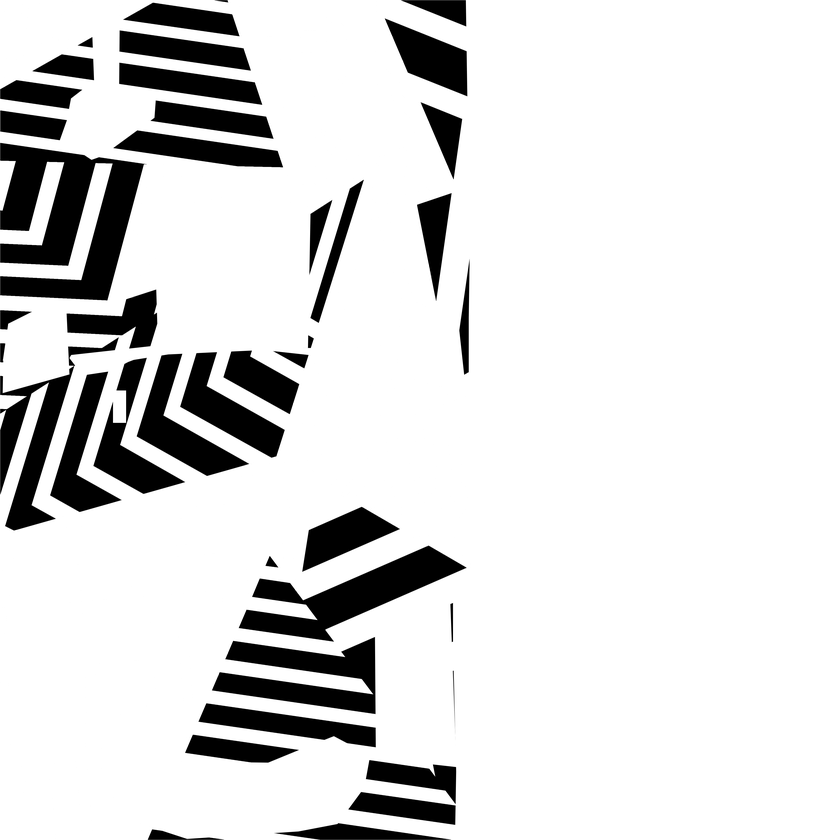
#> input picture acc/EVO2DAZZLE.png, 840 x 840 px, shrunk from 4096 x 4096 before the run
$ python livery_classes.py
#> lines starting #> are read from the running program, lines starting #| are printed output that depends on the picture
### changeColour.py
from PIL import Image  # chat gpt did all this low-key


def change_colour(image_path, target_color, replacement_color, tolerance=0):
    """
    Change a specific color in an image to another color.

    Parameters:
        image_path (str): Path to the input image.
        target_color (tuple): RGB tuple representing the color to be replaced (e.g., (R, G, B)).
        replacement_color (tuple): RGB tuple representing the color to replace with (e.g., (R, G, B)).
        tolerance (int, optional): Color tolerance to match the target color (default is 0).

    Returns:
        Image object: The modified image.
    """
    img = Image.open(image_path)
    # Convert the image to RGBA mode to handle transparency
    img = img.convert("RGBA")

    data = img.getdata()
    new_data = []

    for item in data:
        # Check if the pixel color is similar to the target color within the tolerance
        if (
            abs(item[0] - target_color[0]) <= tolerance
            and abs(item[1] - target_color[1]) <= tolerance
            and abs(item[2] - target_color[2]) <= tolerance
        ):
            # Preserve the original alpha value
            new_data.append(replacement_color + (item[3],))
        else:
            new_data.append(item)

    img.putdata(new_data)
    return img


# [11 lines that do not run on import are left out]

### livery_classes.py
from changeColour import change_colour

import os

def hexToTuple(hex):
  return tuple(int(hex[i:i+2], 16) for i in (0, 2, 4))

currentDirectory = os.getcwd()
accCarModels = [{"carModelType": 31 , "dazzleTemplate":"EVO2DAZZLE.png"}]

class ACCLivery:
    def __init__(self):
        self.folderName = "DEFAULT REV"
        self.inGameName = "DEFAULT REV"
        self.carModelType = 31  # AUDI EVO 2
        self.baseColour = 341  # Black
        self.baseMaterialId = 0  # Glossy
        self.rimColour = 1
        self.rimMaterialId = 0
        self.rimTapeColour = 1
        self.rimTapeMaterialId = 0
        self.raceNumber = 000
        self.DazzleTopColour = (208, 42, 64)
        self.DazzleBottomColour = (74, 73, 135) # im not letting people fuck with the decals layer json cba same with sponsors (yet?)
 # Getter methods
    def setFolderName(self, folderName):
        self._folderName = folderName

    def setInGameName(self, inGameName):
        self._inGameName = inGameName

    def setCarModelType(self, carModelType):
        self._carModelType = carModelType

    def setBaseColour(self, baseColour):
        self._baseColour = baseColour

    def setBaseMaterialId(self, baseMaterialId):
        self._baseMaterialId = baseMaterialId

    def setRimColour(self, rimColour):
        self._rimColour = rimColour

    def setRimMaterialId(self, rimMaterialId):
        self._rimMaterialId = rimMaterialId

    def setRimTapeColour(self, rimTapeColour):
        self._rimTapeColour = rimTapeColour

    def setRimTapeMaterialId(self, rimTapeMaterialId):
        self._rimTapeMaterialId = rimTapeMaterialId

    def setRaceNumber(self, raceNumber):
        self.raceNumber = raceNumber

    def setDazzleTopColour(self, DazzleTopColour):
        self.DazzleTopColour = DazzleTopColour

    def setDazzleBottomColour(self, DazzleBottomColour):
        self.DazzleBottomColour = DazzleBottomColour

     # Setter methods
    def setFolderName(self, folderName):
        self.folderName = folderName

    def setInGameName(self, inGameName):
        self.inGameName = inGameName

    def setCarModelType(self, carModelType):
        self.carModelType = carModelType

    def setBaseColour(self, baseColour):
        self.baseColour = baseColour

    def setBaseMaterialId(self, baseMaterialId):
        self.baseMaterialId = baseMaterialId

    def setRimColour(self, rimColour):
        self.rimColour = rimColour

    def setRimMaterialId(self, rimMaterialId):
        self.rimMaterialId = rimMaterialId

    def setRimTapeColour(self, rimTapeColour):
        self.rimTapeColour = rimTapeColour

    def setRimTapeMaterialId(self, rimTapeMaterialId):
        self.rimTapeMaterialId = rimTapeMaterialId

    def setRaceNumber(self, raceNumber):
        self.raceNumber = raceNumber

    def setDazzleTopColour(self, DazzleTopColour):
        self.DazzleTopColour = DazzleTopColour

    def setDazzleBottomColour(self, DazzleBottomColour):
        self.DazzleBottomColour = DazzleBottomColour

    # Getter methods
    def getFolderName(self):
        return self.folderName

    def getInGameName(self):
        return self.inGameName

    def getCarModelType(self):
        return self.carModelType

    def getBaseColour(self):
        return self.baseColour

    def getBaseMaterialId(self):
        return self.baseMaterialId

    def getRimColour(self):
        return self.rimColour

    def getRimMaterialId(self):
        return self.rimMaterialId

    def getRimTapeColour(self):
        return self.rimTapeColour

    def getRimTapeMaterialId(self):
        return self.rimTapeMaterialId

    def getRaceNumber(self):
        return self.raceNumber

    def getDazzleTopColour(self):
        return self.DazzleTopColour

    def getDazzleBottomColour(self):
        return self.DazzleBottomColour

    # Other methods
    def createDazzle(self):
        for car in accCarModels:
            if car['carModelType'] == self.carModelType:
                dazzleTemplate = car['dazzleTemplate']
        dazzlePath = currentDirectory + "/acc/"
        dazzlePath = os.path.join(dazzlePath, dazzleTemplate)
        carPath = os.path.join(currentDirectory, self.folderName)
        try:
            os.mkdir(self.folderName)
        except FileExistsError:
            pass
        first = change_colour(dazzlePath, (0,0,0), self.DazzleTopColour)
#> in change_colour, img is the input picture: PIL image 840x840 RGBA; mean R, G, B, A 40.4, 40.4, 40.4, 67.7
#> the loop in change_colour, `for item in data:` made 705600 passes
#> item on passes 1 to 3: (255, 255, 255, 177), (255, 255, 255, 214), (255, 255, 255, 212)
#> after the loop in change_colour, `for item in data:`: new_data = 705600 items
        first.save(carPath+"/temp.png")
        final = change_colour(carPath+"/temp.png", (255,255,255), self.DazzleBottomColour)
#> call 2 of change_colour, with image_path = 'DEFAULT REV/temp.png', target_color = (255, 255, 255), replacement_color = (74, 73, 135), tolerance = 0
#> the loop in change_colour (call 2), `for item in data:` made 705600 passes
#> in change_colour (call 2), `img.putdata(new_data)`:
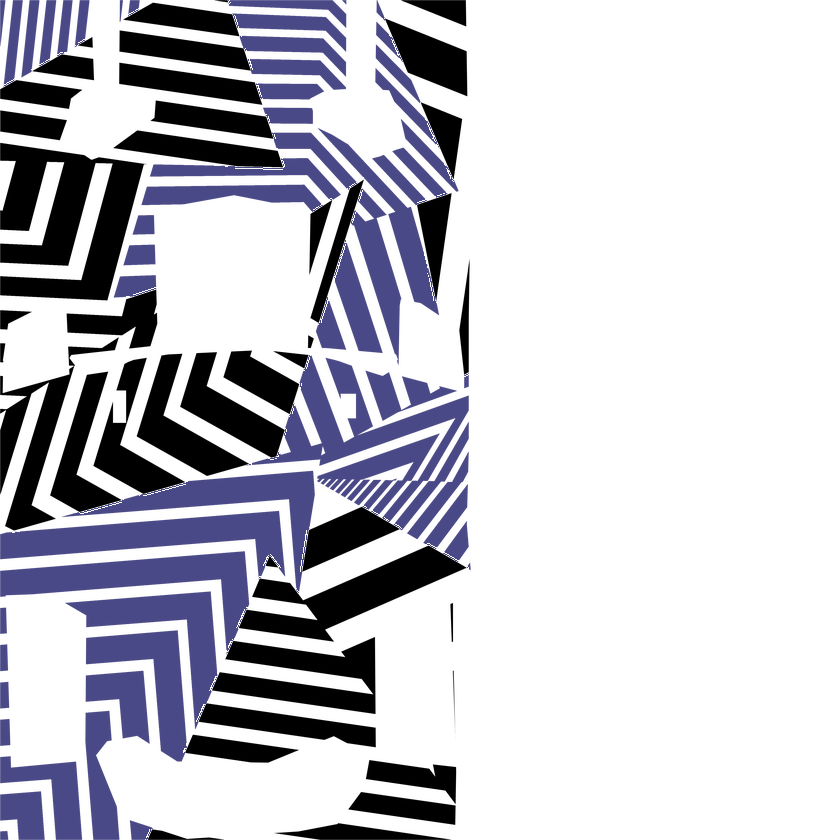
#> img: PIL image 840x840 RGBA; mean R, G, B, A 12.1, 12, 21.7, 67.7; transparent parts drawn white
        final.save(carPath+"/decals.png")

car1 = ACCLivery()
car1.setDazzleTopColour((0,0,0))
car1.createDazzle()

$ run again, with acc/296DAZZLE.png copied over acc/EVO2DAZZLE.png
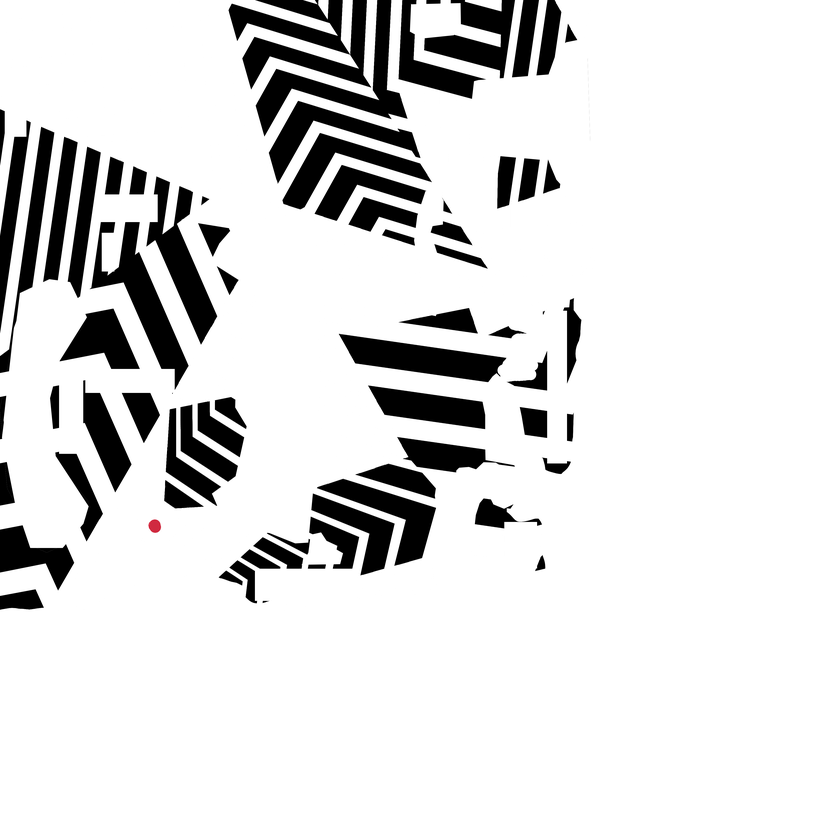
#> input picture acc/296DAZZLE.png, 840 x 840 px, shrunk from 4096 x 4096 before the run
#> in change_colour, img is the input picture: PIL image 840x840 RGBA; mean R, G, B, A 30.1, 30.1, 30.1, 56.2
#> the loop in change_colour, `for item in data:` made 705600 passes
#> item on passes 1 to 3: (255, 255, 255, 255), (255, 255, 255, 255), (255, 255, 255, 255)
#> after the loop in change_colour, `for item in data:`: new_data = 705600 items
#> the loop in change_colour (call 2), `for item in data:` made 705600 passes
#> in change_colour (call 2), `img.putdata(new_data)`:
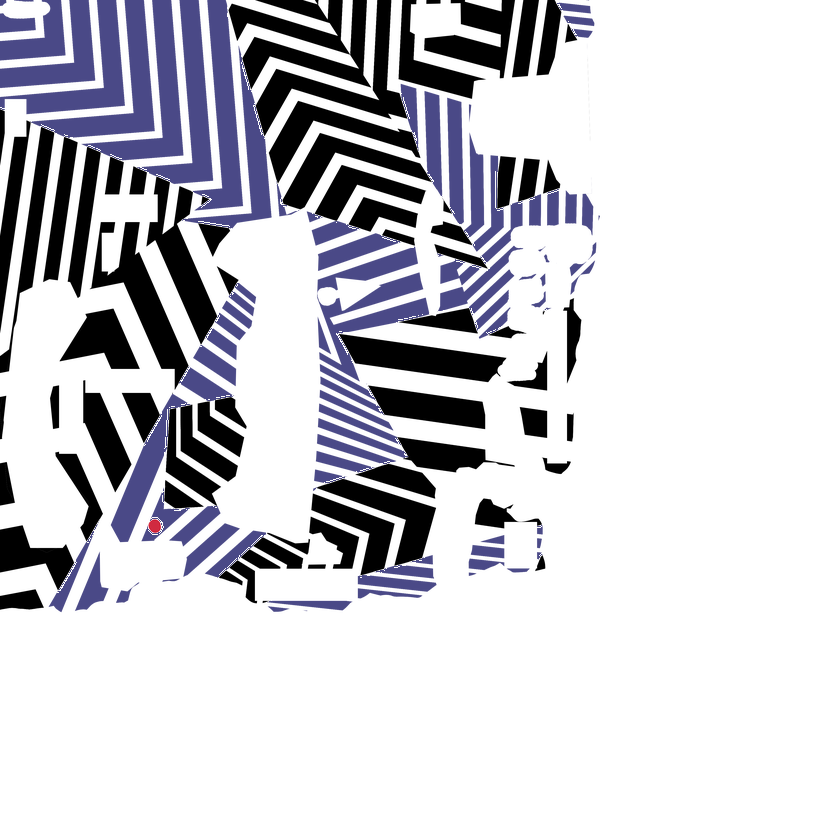
#> img: PIL image 840x840 RGBA; mean R, G, B, A 9.2, 9.1, 16.3, 56.2; transparent parts drawn white

$ run again, with acc/488EVODAZZLE.png copied over acc/EVO2DAZZLE.png
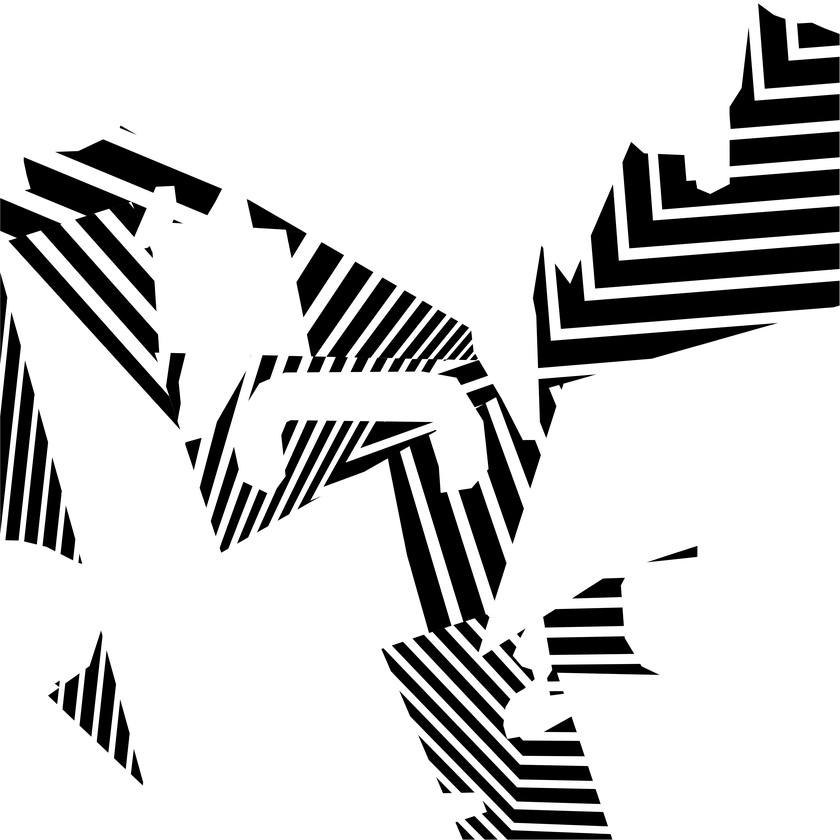
#> input picture acc/488EVODAZZLE.png, 840 x 840 px, shrunk from 4096 x 4096 before the run
#> in change_colour, img is the input picture: PIL image 840x840 RGBA; mean R, G, B, A 74.8, 74.8, 74.8, 111.4
#> after the loop in change_colour, `for item in data:`: new_data = 705600 items
#> in change_colour (call 2), `img.putdata(new_data)`:
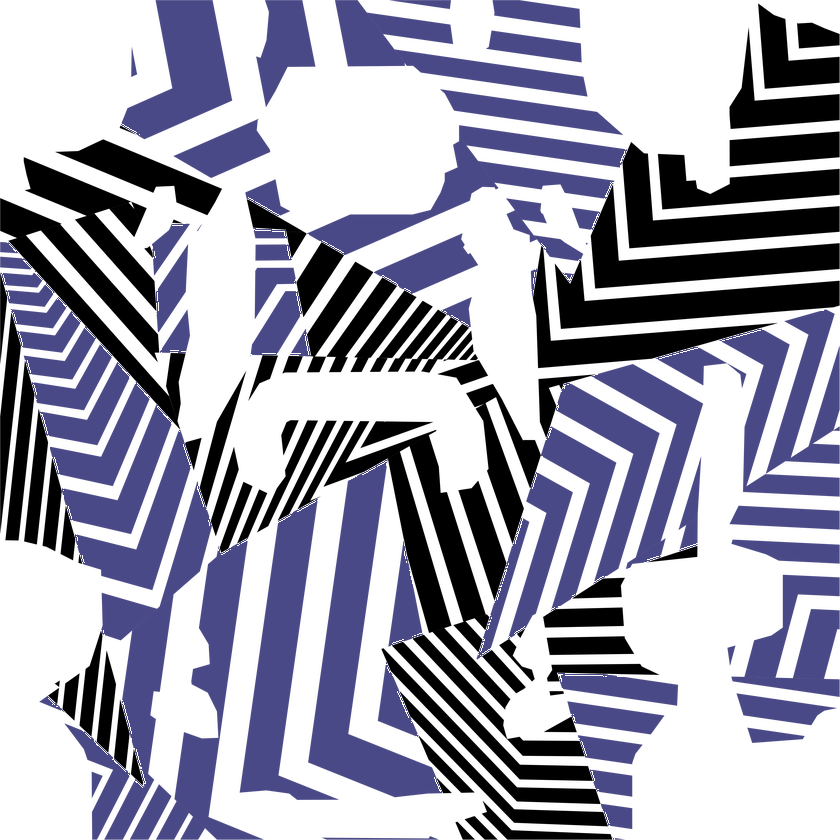
#> img: PIL image 840x840 RGBA; mean R, G, B, A 22.4, 22.1, 40.1, 111.4; transparent parts drawn white
